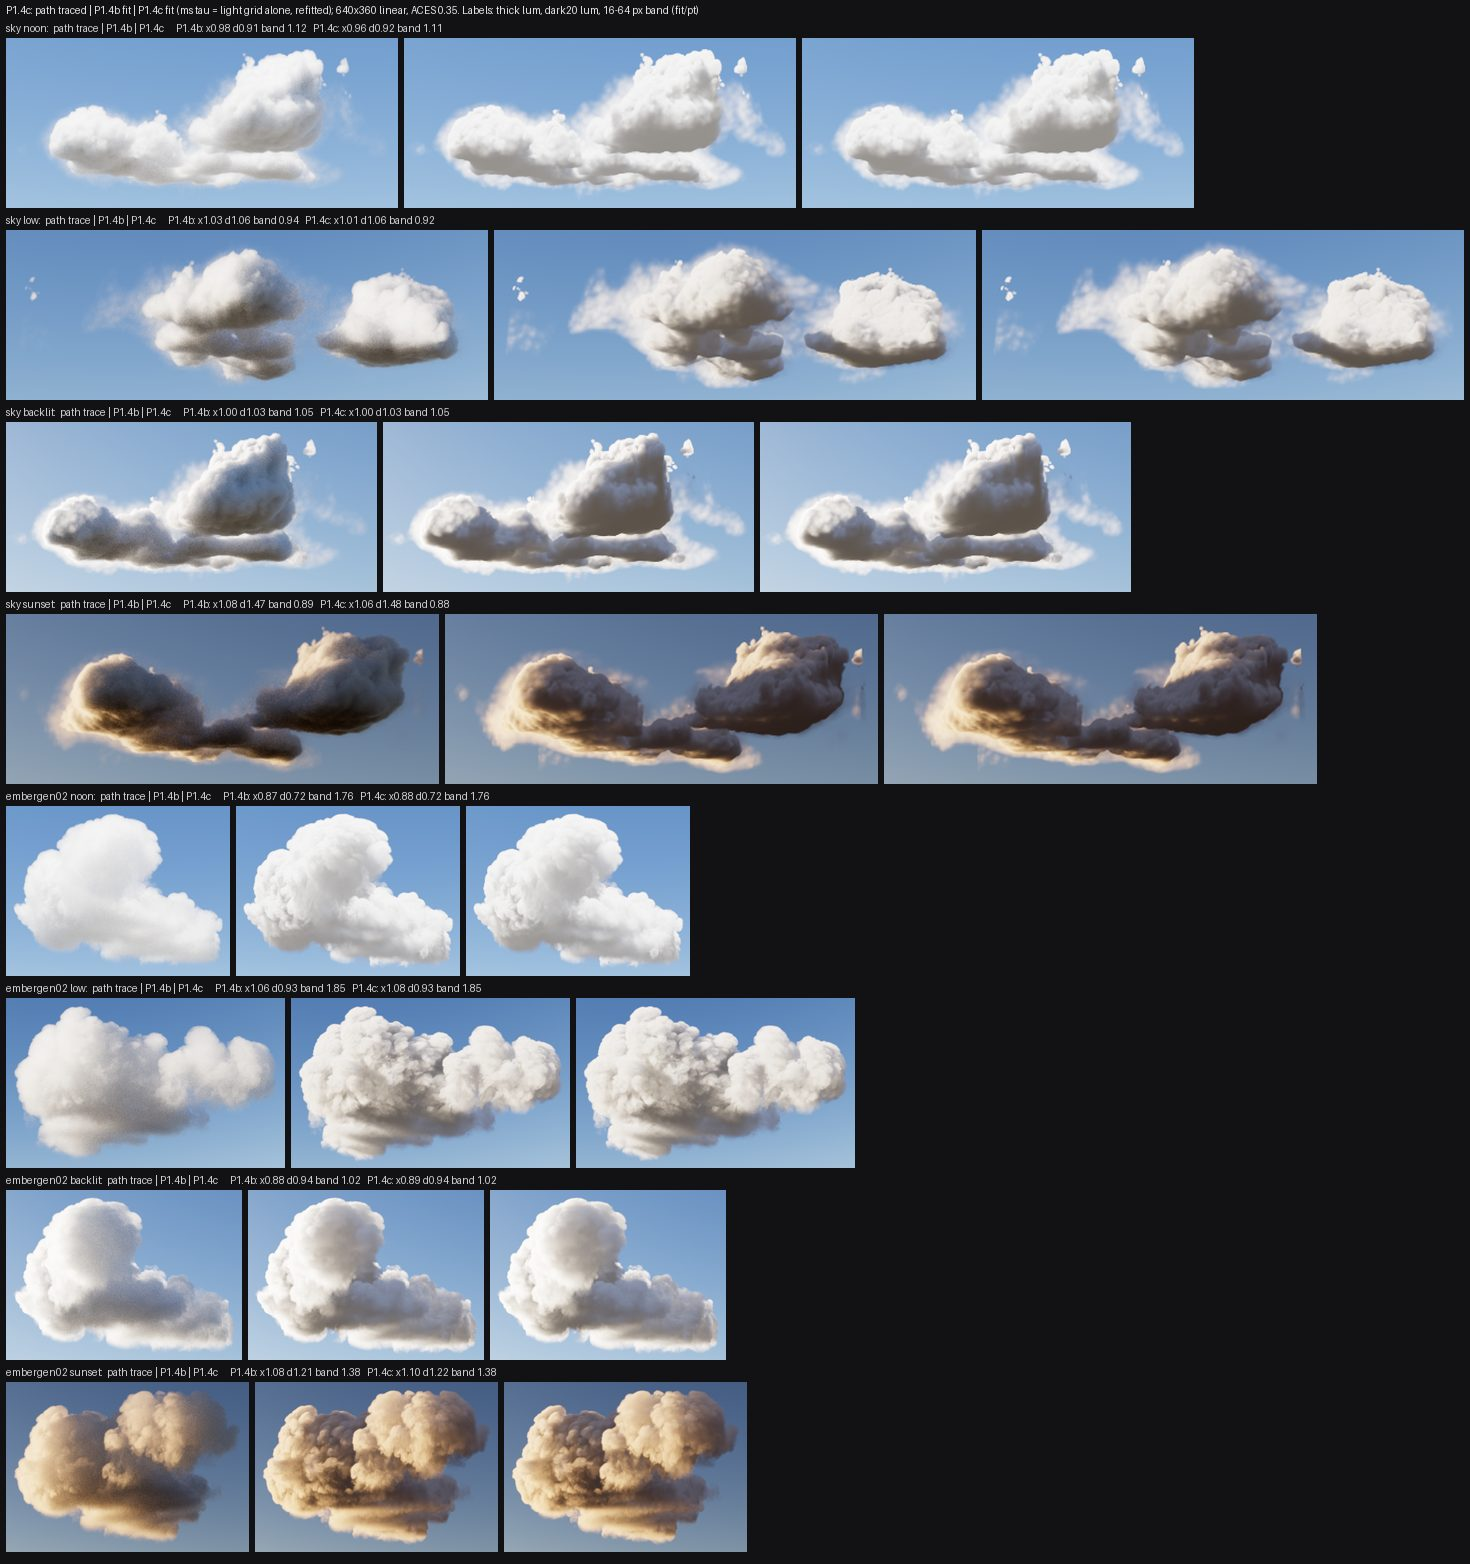

The script that saved this image:
#!/usr/bin/env python3
"""P1.4c sheet: path traced (2 seeds, /2) | P1.4b fit | P1.4c fit (ms tau from the light grid, refitted) for 2 clouds x 4 suns; page ACES at 0.35."""
from pathlib import Path

import numpy as np
from PIL import Image, ImageDraw

HERE = Path(__file__).resolve().parent
import importlib.util  # noqa: E402
_spec = importlib.util.spec_from_file_location('fit_p14c', HERE / 'fit.py')
M = importlib.util.module_from_spec(_spec); _spec.loader.exec_module(M)
F, C, sc = M.F, M.C, M.sc
SUNS = ['noon', 'low', 'backlit', 'sunset']
CLOUDS = ['sky', 'embergen02']
tile_h, pad, lh = 170, 6, 16
rows = []
for cloud in CLOUDS:
    for sun in SUNS:
        reg, pt = F.reference(cloud, sun)
        old = sc.read_pfm(M.P14B / cloud / 'final' / f'fit-{sun}.pfm')[..., :3]
        new = sc.read_pfm(HERE / cloud / 'final' / f'fit-{sun}.pfm')[..., :3]
        a = M.alpha(cloud, sun)
        ys, xs = np.nonzero(a > 0.02)
        h, w = a.shape
        y0, y1, x0, x1 = max(0, ys.min() - 10), min(h, ys.max() + 10), max(0, xs.min() - 10), min(w, xs.max() + 10)
        tiles = []
        for img in [pt, old, new]:
            t = Image.fromarray((np.clip(sc.aces_srgb(img[y0:y1, x0:x1], 0.35), 0, 1) * 255).astype(np.uint8))
            tiles.append(t.resize((max(1, int(t.size[0] * tile_h / t.size[1])), tile_h), Image.LANCZOS))
        lab = []
        for img in [old, new]:
            mf, mp = C.rgb_means(img, reg), C.rgb_means(pt, reg)
            lab.append((C.lum(mf)[1] / C.lum(mp)[1], C.lum(mf)[3] / C.lum(mp)[3], M.band(cloud, sun, img)))
        rows.append((cloud, sun, tiles, lab))
W = pad + max(sum(t.size[0] + pad for t in r[2]) for r in rows)
H = 22 + len(rows) * (tile_h + lh + pad) + pad
out = Image.new('RGB', (W, H), (18, 18, 20))
dr = ImageDraw.Draw(out)
dr.text((pad, 4), 'P1.4c: path traced | P1.4b fit | P1.4c fit (ms tau = light grid alone, refitted); 640x360 linear, ACES 0.35. Labels: thick lum, dark20 lum, 16-64 px band (fit/pt)',
        fill=(230, 230, 230))
for i, (cloud, sun, tiles, lab) in enumerate(rows):
    y, x = 22 + i * (tile_h + lh + pad), pad
    txt = '   '.join(f'{n}: x{a:.2f} d{b:.2f} band {c:.2f}' for n, (a, b, c) in zip(['P1.4b', 'P1.4c'], lab))
    dr.text((x, y), f'{cloud} {sun}:  path trace | P1.4b | P1.4c      {txt}', fill=(210, 210, 210))
    for t in tiles:
        out.paste(t, (x, y + lh))
        x += t.size[0] + pad
if out.size[0] > 1500:
    out = out.resize((1500, int(out.size[1] * 1500 / out.size[0])), Image.LANCZOS)
out.save(HERE / 'sheet.jpg', quality=82)
print(HERE / 'sheet.jpg', out.size, (HERE / 'sheet.jpg').stat().st_size // 1024, 'KB')
